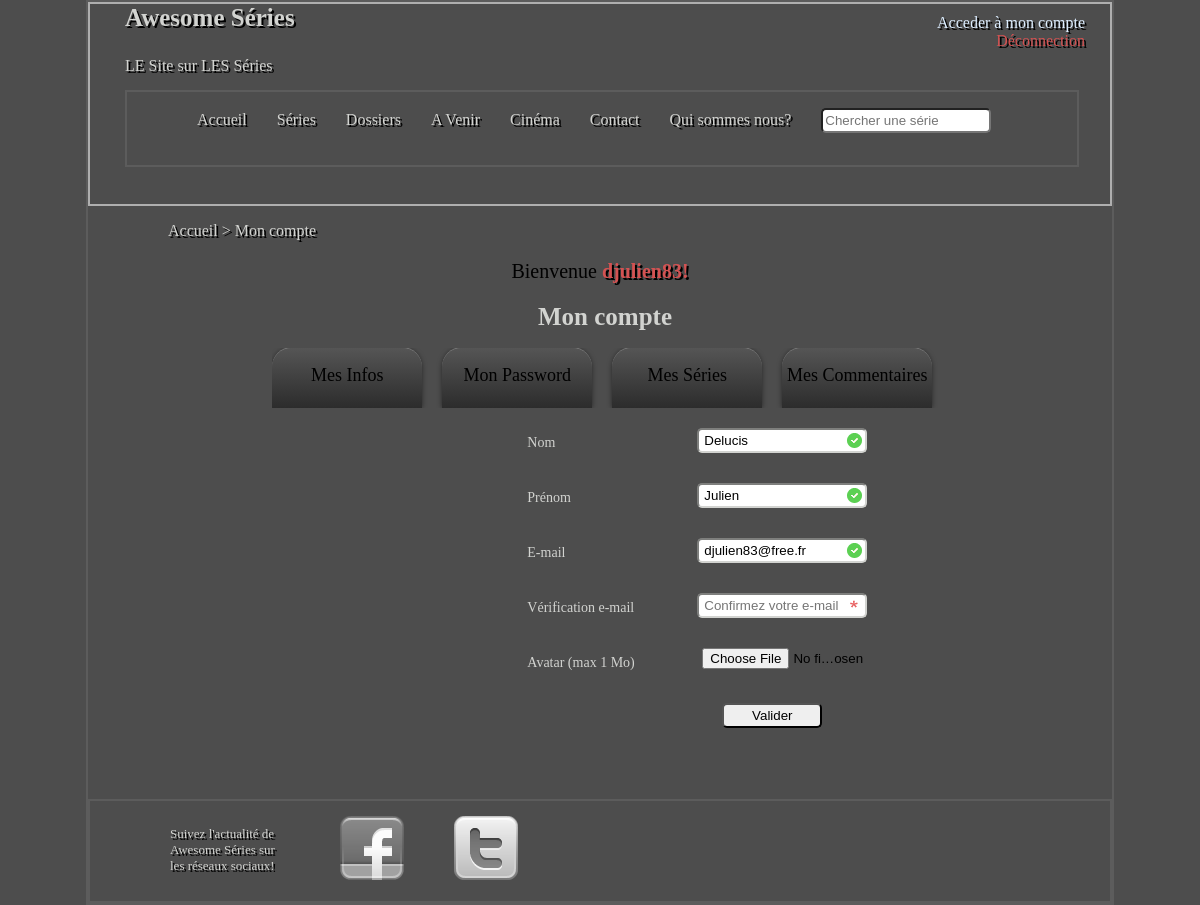
The app's page /cmpt_membre.php (signed in) with its own data.
### tables this page shows
CREATE TABLE IF NOT EXISTS `user` (
  `id_user` int(255) NOT NULL AUTO_INCREMENT,
  `login` varchar(100) DEFAULT NULL,
  `nom` varchar(70) DEFAULT NULL,
  `prenom` varchar(70) DEFAULT NULL,
  `email` varchar(255) DEFAULT NULL,
  `password` varchar(255) DEFAULT NULL,
  `avatar` varchar(255) DEFAULT NULL,
  PRIMARY KEY (`id_user`)
);

### commun/include/sql.inc.php (called while the page is built)
<?php
function executer_requete ($requete)
{
    try
    {
        $bdd = new PDO('mysql:host=localhost;dbname=awesome_series', 'root', '', array(PDO::MYSQL_ATTR_INIT_COMMAND =>  'SET NAMES utf8') );
    }
    catch (Exception $e)
    {
            die('Erreur : ' . $e->getMessage());
    }
    $reponse = $bdd->query($requete) or die(mysql_error());
    return $reponse;
}
?>

### cmpt_membre.php (the view, shortened to what this page needs)
<html>
    <head>
        <link rel="stylesheet" href="./css/awesome_series.css"/>
         <?php
            require ('./commun/include/template.php');
            require ('./commun/include/sql.inc.php');
         ?>
    </head>
    <body>
        <?php
            $requeteInfo = "SELECT * FROM user WHERE login = '" . $_SESSION['login'] . "'";
            $repRequeteInfo = executer_requete($requeteInfo);
            while ($donneesInfo = $repRequeteInfo->fetch())
            {
                $nom = $donneesInfo['nom'];
                $prenom = $donneesInfo['prenom'];
                $email = $donneesInfo['email'];
            }
        ?>
        <p id="fil_d_ariane"><a href="index.php">Accueil</a> > <a href="cmpt_membre.php">Mon compte</a></p>
        <p class="bienvenue">Bienvenue <b><?php echo trim($_SESSION['login']); ?>!</b></p>
        <h1 class="inscription">Mon compte</h1>
        <div id="wrapper">
            <ul id="nav">
                <li><a href="cmpt_membre.php">Mes Infos</a></li>
                <li><a href="cmpt_password.php">Mon Password</a></li>
                <li><a href="cmpt_mes_series.php">Mes Séries</a></li>
                <li><a href="cmpt_commentaires.php">Mes Commentaires</a></li>
            </ul>
            <div id="contenu">
                <form method="post" action="" id="formulaire_mon_compte" enctype="multipart/form-data">
                    <div class="content_form">
                        <label for ="nom">Nom</label>
                        <input name="nom" type="text" id="nom" required placeholder="Entrez votre nom" pattern="[A-Za-z]+" value ="<?php echo ($nom); ?>"/>
                    </div>
                    <div class="content_form">
                        <label for="prenom">Prénom</label>
                        <input name="prenom" type="text" id="prenom" required placeholder="Entrez votre prénom"pattern="[A-Za-z]+" value ="<?php echo ($prenom); ?>"/>
                    </div>
                    <div class="content_form">
                        <label for="email">E-mail</label>
                        <input name="email" type="email" id="email" required oninput='verifMail()' placeholder="adresse@mail.com" value ="<?php echo ($email); ?>"/>
                    </div>
                    <div class="content_form">
                        <label for="confiremail">Vérification e-mail</label>
                        <input name="confirmemail" type="email" id="confirmemail" required oninput='verifMail()' placeholder="Confirmez votre e-mail" value =""/>
                    </div>
                    <div class="content_form">
                        <label for="avatar">Avatar (max 1 Mo)</label>
                        <input name="avatar" type="file" id="avatar" />
                    </div>
                    <input type="submit" value="Valider" id="submit" class="boutton"/>
                </form>
            </div>
        </div>
    </body>
</html>

### records on screen
user: nom "Delucis", prenom "Julien", email "djulien83@free.fr"

### other values on screen
$_SESSION['login'] "djulien83"
